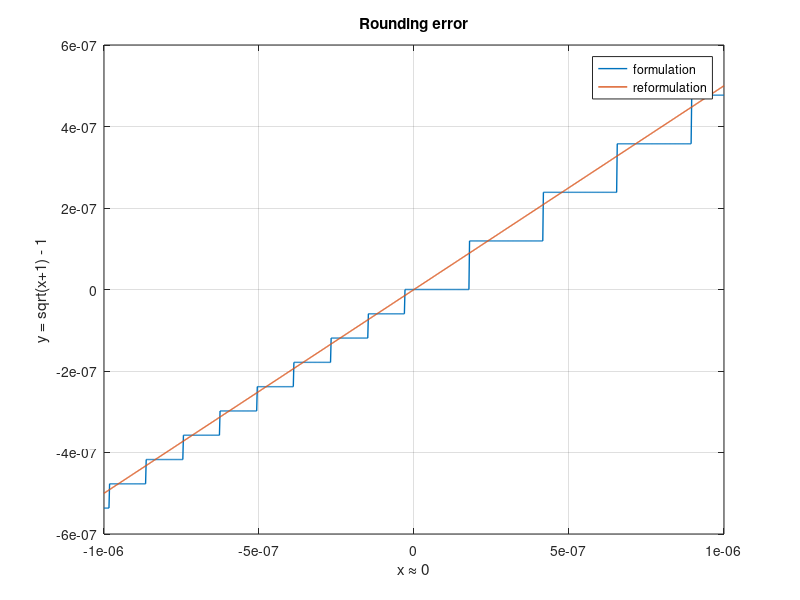
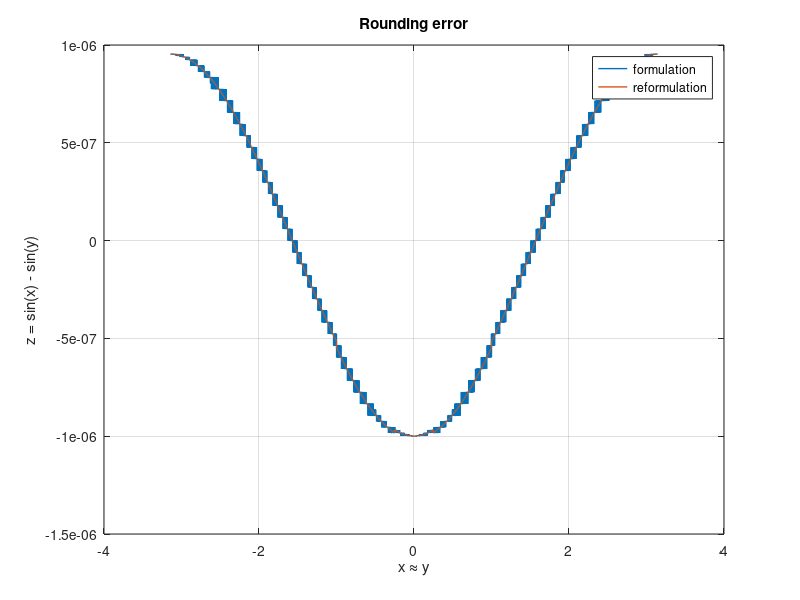
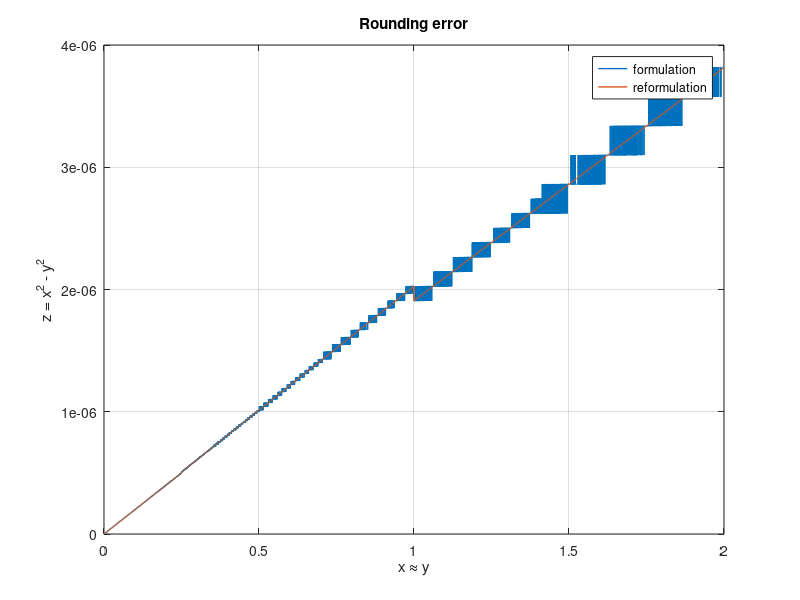

The MATLAB source for these figures, in order:
clear variables;
close all;
clc;
addpath(genpath('scripts'));
addpath(genpath('functions'))

%% Rounding error 1
x = single(linspace(-1e-6, 1e-6, 1000));
y = sqrt(x+1) - 1;
y2= x./(sqrt(x+1)+1);
figure(1);
plot(x, y, '-', 'LineWidth',1);
hold on;
plot(x, y2, '-', 'LineWidth',1);
xlabel('x \approx 0');
ylabel('y = sqrt(x+1) - 1');
legend('formulation', 'reformulation');
title('Rounding error');
grid on;
%% Rounding error 2
x = single(linspace(-pi, pi, 10000));
y = single(linspace(-pi, pi, 10000))+1e-6;
z = sin(x) - sin(y);
z2 = sin((x-y)/2) .*2.*cos((x+y)/2); 
figure(2);
plot(x, z, '-', 'LineWidth',1); hold on;
plot(x, z2, '-', 'LineWidth',1);
grid on;
legend('formulation', 'reformulation');
xlabel('x \approx y');
ylabel('z = sin(x) - sin(y)');
title('Rounding error');
%% Rounding error 3
x = single(linspace(0, 2, 10000))+1e-6;
y = single(linspace(0, 2, 10000));
z = x.^2 - y.^2;
z2 = (x+y).*(x-y);
figure(3);
plot(x, z, '-', 'LineWidth',1); hold on;
plot(x, z2, '-', 'LineWidth',1);
xlabel('x \approx y');
ylabel('z = x^2 - y^2');
legend('formulation', 'reformulation');
grid on;
xlim([0 2]);
title('Rounding error');
